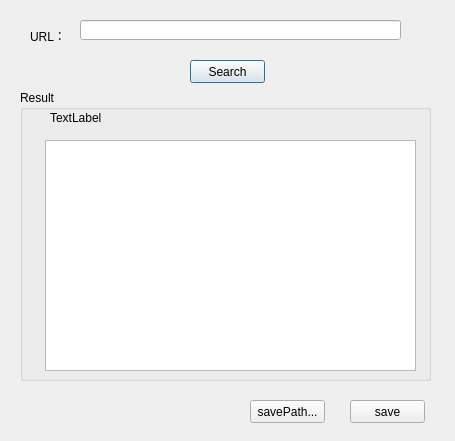
<?xml version="1.0" encoding="UTF-8"?>
<ui version="4.0">
 <class>MainWindowClass</class>
 <widget class="QDialog" name="MainWindowClass">
  <property name="geometry">
   <rect>
    <x>0</x>
    <y>0</y>
    <width>455</width>
    <height>441</height>
   </rect>
  </property>
  <property name="windowTitle">
   <string>MainWindow</string>
  </property>
  <widget class="QLabel" name="label">
   <property name="geometry">
    <rect>
     <x>30</x>
     <y>30</y>
     <width>54</width>
     <height>12</height>
    </rect>
   </property>
   <property name="text">
    <string>URL：</string>
   </property>
  </widget>
  <widget class="QPushButton" name="searchBtn">
   <property name="geometry">
    <rect>
     <x>190</x>
     <y>60</y>
     <width>75</width>
     <height>23</height>
    </rect>
   </property>
   <property name="text">
    <string>Search</string>
   </property>
  </widget>
  <widget class="QLineEdit" name="urlLineEdit">
   <property name="geometry">
    <rect>
     <x>80</x>
     <y>20</y>
     <width>321</width>
     <height>20</height>
    </rect>
   </property>
  </widget>
  <widget class="QGroupBox" name="groupBox">
   <property name="geometry">
    <rect>
     <x>20</x>
     <y>90</y>
     <width>411</width>
     <height>291</height>
    </rect>
   </property>
   <property name="title">
    <string>Result</string>
   </property>
   <widget class="QListView" name="listView">
    <property name="geometry">
     <rect>
      <x>25</x>
      <y>50</y>
      <width>371</width>
      <height>231</height>
     </rect>
    </property>
   </widget>
   <widget class="QLabel" name="countLbl">
    <property name="geometry">
     <rect>
      <x>30</x>
      <y>20</y>
      <width>351</width>
      <height>16</height>
     </rect>
    </property>
    <property name="text">
     <string>TextLabel</string>
    </property>
   </widget>
  </widget>
  <widget class="QPushButton" name="saveBtn">
   <property name="geometry">
    <rect>
     <x>350</x>
     <y>400</y>
     <width>75</width>
     <height>23</height>
    </rect>
   </property>
   <property name="text">
    <string>save</string>
   </property>
  </widget>
  <widget class="QPushButton" name="pathSetBtn">
   <property name="geometry">
    <rect>
     <x>250</x>
     <y>400</y>
     <width>75</width>
     <height>23</height>
    </rect>
   </property>
   <property name="text">
    <string>savePath...</string>
   </property>
  </widget>
 </widget>
 <layoutdefault spacing="6" margin="11"/>
 <resources>
  <include location="mainwindow.qrc"/>
 </resources>
 <connections/>
</ui>
